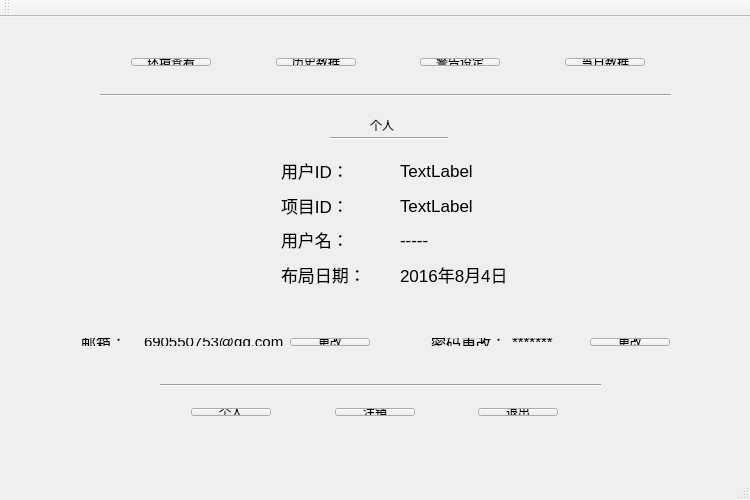
<?xml version="1.0" encoding="UTF-8"?>
<ui version="4.0">
 <class>MainWindow</class>
 <widget class="QMainWindow" name="MainWindow">
  <property name="geometry">
   <rect>
    <x>0</x>
    <y>0</y>
    <width>750</width>
    <height>500</height>
   </rect>
  </property>
  <property name="windowTitle">
   <string>MainWindow</string>
  </property>
  <widget class="QWidget" name="centralWidget">
   <widget class="Line" name="line">
    <property name="geometry">
     <rect>
      <x>100</x>
      <y>70</y>
      <width>571</width>
      <height>16</height>
     </rect>
    </property>
    <property name="orientation">
     <enum>Qt::Horizontal</enum>
    </property>
   </widget>
   <widget class="QStackedWidget" name="stackedWidget">
    <property name="geometry">
     <rect>
      <x>40</x>
      <y>90</y>
      <width>671</width>
      <height>271</height>
     </rect>
    </property>
    <property name="currentIndex">
     <number>4</number>
    </property>
    <widget class="QWidget" name="page">
     <widget class="QLabel" name="label">
      <property name="geometry">
       <rect>
        <x>320</x>
        <y>10</y>
        <width>61</width>
        <height>16</height>
       </rect>
      </property>
      <property name="text">
       <string>环境查看</string>
      </property>
     </widget>
     <widget class="Line" name="line_2">
      <property name="geometry">
       <rect>
        <x>290</x>
        <y>30</y>
        <width>118</width>
        <height>3</height>
       </rect>
      </property>
      <property name="orientation">
       <enum>Qt::Horizontal</enum>
      </property>
     </widget>
     <widget class="QWidget" name="layoutWidget">
      <property name="geometry">
       <rect>
        <x>80</x>
        <y>140</y>
        <width>531</width>
        <height>22</height>
       </rect>
      </property>
      <layout class="QHBoxLayout" name="horizontalLayout_6">
       <item>
        <layout class="QHBoxLayout" name="horizontalLayout_3">
         <item>
          <widget class="QLabel" name="label_4">
           <property name="text">
            <string>湿度：</string>
           </property>
          </widget>
         </item>
         <item>
          <widget class="QLabel" name="label_7">
           <property name="text">
            <string>-----</string>
           </property>
          </widget>
         </item>
        </layout>
       </item>
       <item>
        <spacer name="horizontalSpacer_6">
         <property name="orientation">
          <enum>Qt::Horizontal</enum>
         </property>
         <property name="sizeHint" stdset="0">
          <size>
           <width>40</width>
           <height>20</height>
          </size>
         </property>
        </spacer>
       </item>
       <item>
        <layout class="QHBoxLayout" name="horizontalLayout_5">
         <item>
          <widget class="QLabel" name="label_10">
           <property name="text">
            <string>烟雾浓度：</string>
           </property>
          </widget>
         </item>
         <item>
          <widget class="QLabel" name="label_11">
           <property name="text">
            <string>-----</string>
           </property>
          </widget>
         </item>
        </layout>
       </item>
       <item>
        <spacer name="horizontalSpacer_7">
         <property name="orientation">
          <enum>Qt::Horizontal</enum>
         </property>
         <property name="sizeHint" stdset="0">
          <size>
           <width>40</width>
           <height>20</height>
          </size>
         </property>
        </spacer>
       </item>
       <item>
        <layout class="QHBoxLayout" name="horizontalLayout_4">
         <item>
          <widget class="QLabel" name="label_5">
           <property name="text">
            <string>空气质量：</string>
           </property>
          </widget>
         </item>
         <item>
          <widget class="QLabel" name="label_9">
           <property name="text">
            <string>-----</string>
           </property>
          </widget>
         </item>
        </layout>
       </item>
      </layout>
     </widget>
     <widget class="QWidget" name="layoutWidget">
      <property name="geometry">
       <rect>
        <x>120</x>
        <y>80</y>
        <width>471</width>
        <height>27</height>
       </rect>
      </property>
      <layout class="QHBoxLayout" name="horizontalLayout_9">
       <item>
        <layout class="QHBoxLayout" name="horizontalLayout_7">
         <item>
          <widget class="QLabel" name="label_2">
           <property name="font">
            <font>
             <pointsize>14</pointsize>
            </font>
           </property>
           <property name="text">
            <string>温度：</string>
           </property>
          </widget>
         </item>
         <item>
          <widget class="QLabel" name="Temlabel">
           <property name="font">
            <font>
             <pointsize>14</pointsize>
            </font>
           </property>
           <property name="text">
            <string>----------</string>
           </property>
          </widget>
         </item>
        </layout>
       </item>
       <item>
        <spacer name="horizontalSpacer_8">
         <property name="orientation">
          <enum>Qt::Horizontal</enum>
         </property>
         <property name="sizeHint" stdset="0">
          <size>
           <width>40</width>
           <height>20</height>
          </size>
         </property>
        </spacer>
       </item>
       <item>
        <layout class="QHBoxLayout" name="horizontalLayout_8">
         <item>
          <widget class="QLabel" name="label_3">
           <property name="font">
            <font>
             <pointsize>14</pointsize>
            </font>
           </property>
           <property name="text">
            <string>亮度：</string>
           </property>
          </widget>
         </item>
         <item>
          <widget class="QLabel" name="Lightlabel">
           <property name="font">
            <font>
             <pointsize>14</pointsize>
            </font>
           </property>
           <property name="text">
            <string>-----------</string>
           </property>
          </widget>
         </item>
        </layout>
       </item>
      </layout>
     </widget>
     <widget class="Line" name="line_8">
      <property name="geometry">
       <rect>
        <x>200</x>
        <y>200</y>
        <width>311</width>
        <height>20</height>
       </rect>
      </property>
      <property name="orientation">
       <enum>Qt::Horizontal</enum>
      </property>
     </widget>
     <widget class="QWidget" name="layoutWidget">
      <property name="geometry">
       <rect>
        <x>200</x>
        <y>230</y>
        <width>311</width>
        <height>25</height>
       </rect>
      </property>
      <layout class="QHBoxLayout" name="horizontalLayout_24">
       <item>
        <widget class="QLabel" name="label_30">
         <property name="font">
          <font>
           <pointsize>14</pointsize>
          </font>
         </property>
         <property name="text">
          <string>时间：</string>
         </property>
        </widget>
       </item>
       <item>
        <widget class="QLabel" name="Use_Time">
         <property name="font">
          <font>
           <pointsize>14</pointsize>
          </font>
         </property>
         <property name="text">
          <string>2018-01-01 09:53:45</string>
         </property>
        </widget>
       </item>
      </layout>
     </widget>
     <zorder>layoutWidget</zorder>
     <zorder>layoutWidget</zorder>
     <zorder>layoutWidget</zorder>
     <zorder>label</zorder>
     <zorder>line_2</zorder>
     <zorder>line_8</zorder>
    </widget>
    <widget class="QWidget" name="page_3">
     <widget class="QLabel" name="label_6">
      <property name="geometry">
       <rect>
        <x>320</x>
        <y>10</y>
        <width>61</width>
        <height>16</height>
       </rect>
      </property>
      <property name="text">
       <string>历史数据</string>
      </property>
     </widget>
     <widget class="Line" name="line_3">
      <property name="geometry">
       <rect>
        <x>290</x>
        <y>30</y>
        <width>118</width>
        <height>3</height>
       </rect>
      </property>
      <property name="orientation">
       <enum>Qt::Horizontal</enum>
      </property>
     </widget>
     <widget class="QTableView" name="History_tableView">
      <property name="geometry">
       <rect>
        <x>50</x>
        <y>40</y>
        <width>591</width>
        <height>231</height>
       </rect>
      </property>
     </widget>
    </widget>
    <widget class="QWidget" name="page_4">
     <widget class="QLabel" name="label_8">
      <property name="geometry">
       <rect>
        <x>320</x>
        <y>10</y>
        <width>61</width>
        <height>16</height>
       </rect>
      </property>
      <property name="text">
       <string>警告设定</string>
      </property>
     </widget>
     <widget class="Line" name="line_4">
      <property name="geometry">
       <rect>
        <x>290</x>
        <y>30</y>
        <width>118</width>
        <height>3</height>
       </rect>
      </property>
      <property name="orientation">
       <enum>Qt::Horizontal</enum>
      </property>
     </widget>
     <widget class="QLabel" name="Tem_UpDown_label">
      <property name="geometry">
       <rect>
        <x>120</x>
        <y>110</y>
        <width>191</width>
        <height>16</height>
       </rect>
      </property>
      <property name="text">
       <string>参考值：10.00&lt;=T&lt;=35.00</string>
      </property>
     </widget>
     <widget class="QLabel" name="Light_UpDown_label">
      <property name="geometry">
       <rect>
        <x>361</x>
        <y>110</y>
        <width>201</width>
        <height>20</height>
       </rect>
      </property>
      <property name="text">
       <string>参考值：98.00&lt;=T&lt;=450.00</string>
      </property>
     </widget>
     <widget class="QLabel" name="label_20">
      <property name="geometry">
       <rect>
        <x>121</x>
        <y>220</y>
        <width>191</width>
        <height>20</height>
       </rect>
      </property>
      <property name="text">
       <string>参考值：----</string>
      </property>
     </widget>
     <widget class="QLabel" name="label_21">
      <property name="geometry">
       <rect>
        <x>360</x>
        <y>220</y>
        <width>191</width>
        <height>20</height>
       </rect>
      </property>
      <property name="text">
       <string>参考值：----</string>
      </property>
     </widget>
     <widget class="QWidget" name="layoutWidget">
      <property name="geometry">
       <rect>
        <x>120</x>
        <y>160</y>
        <width>191</width>
        <height>55</height>
       </rect>
      </property>
      <layout class="QVBoxLayout" name="verticalLayout">
       <item>
        <layout class="QHBoxLayout" name="horizontalLayout_16">
         <item>
          <widget class="QLabel" name="label_17">
           <property name="text">
            <string>湿度上限：</string>
           </property>
          </widget>
         </item>
         <item>
          <widget class="QLineEdit" name="Use_ShiUpLine">
           <property name="dragEnabled">
            <bool>false</bool>
           </property>
           <property name="readOnly">
            <bool>true</bool>
           </property>
          </widget>
         </item>
        </layout>
       </item>
       <item>
        <layout class="QHBoxLayout" name="horizontalLayout_17">
         <item>
          <widget class="QLabel" name="label_16">
           <property name="text">
            <string>湿度下限：</string>
           </property>
          </widget>
         </item>
         <item>
          <widget class="QLineEdit" name="Use_ShiDownLine">
           <property name="readOnly">
            <bool>true</bool>
           </property>
          </widget>
         </item>
        </layout>
       </item>
      </layout>
     </widget>
     <widget class="QWidget" name="layoutWidget">
      <property name="geometry">
       <rect>
        <x>120</x>
        <y>50</y>
        <width>191</width>
        <height>55</height>
       </rect>
      </property>
      <layout class="QVBoxLayout" name="verticalLayout_2">
       <item>
        <layout class="QHBoxLayout" name="horizontalLayout_10">
         <item>
          <widget class="QLabel" name="label_12">
           <property name="text">
            <string>温度上限：</string>
           </property>
          </widget>
         </item>
         <item>
          <widget class="QLineEdit" name="Use_TemUpLine"/>
         </item>
        </layout>
       </item>
       <item>
        <layout class="QHBoxLayout" name="horizontalLayout_11">
         <item>
          <widget class="QLabel" name="label_13">
           <property name="text">
            <string>温度下限：</string>
           </property>
          </widget>
         </item>
         <item>
          <widget class="QLineEdit" name="Use_TemDownLine"/>
         </item>
        </layout>
       </item>
      </layout>
     </widget>
     <widget class="QWidget" name="layoutWidget">
      <property name="geometry">
       <rect>
        <x>360</x>
        <y>50</y>
        <width>201</width>
        <height>55</height>
       </rect>
      </property>
      <layout class="QVBoxLayout" name="verticalLayout_3">
       <item>
        <layout class="QHBoxLayout" name="horizontalLayout_12">
         <item>
          <widget class="QLabel" name="label_14">
           <property name="text">
            <string>亮度上限：</string>
           </property>
          </widget>
         </item>
         <item>
          <widget class="QLineEdit" name="Use_LigUpLine"/>
         </item>
        </layout>
       </item>
       <item>
        <layout class="QHBoxLayout" name="horizontalLayout_13">
         <item>
          <widget class="QLabel" name="label_15">
           <property name="text">
            <string>亮度下限：</string>
           </property>
          </widget>
         </item>
         <item>
          <widget class="QLineEdit" name="Use_LigDownLine"/>
         </item>
        </layout>
       </item>
      </layout>
     </widget>
     <widget class="QWidget" name="layoutWidget">
      <property name="geometry">
       <rect>
        <x>360</x>
        <y>160</y>
        <width>201</width>
        <height>55</height>
       </rect>
      </property>
      <layout class="QVBoxLayout" name="verticalLayout_4">
       <item>
        <layout class="QHBoxLayout" name="horizontalLayout_14">
         <item>
          <widget class="QLabel" name="label_18">
           <property name="text">
            <string>空气质量上限：</string>
           </property>
          </widget>
         </item>
         <item>
          <widget class="QLineEdit" name="Use_SkyUpLine">
           <property name="readOnly">
            <bool>true</bool>
           </property>
          </widget>
         </item>
        </layout>
       </item>
       <item>
        <layout class="QHBoxLayout" name="horizontalLayout_15">
         <item>
          <widget class="QLabel" name="label_19">
           <property name="text">
            <string>空气质量下限：</string>
           </property>
          </widget>
         </item>
         <item>
          <widget class="QLineEdit" name="Use_SkyDownLine">
           <property name="readOnly">
            <bool>true</bool>
           </property>
          </widget>
         </item>
        </layout>
       </item>
      </layout>
     </widget>
     <widget class="QPushButton" name="pushButton_3">
      <property name="geometry">
       <rect>
        <x>220</x>
        <y>240</y>
        <width>93</width>
        <height>28</height>
       </rect>
      </property>
      <property name="text">
       <string>确定</string>
      </property>
     </widget>
     <widget class="QPushButton" name="pushButton_4">
      <property name="geometry">
       <rect>
        <x>360</x>
        <y>240</y>
        <width>93</width>
        <height>28</height>
       </rect>
      </property>
      <property name="text">
       <string>清空</string>
      </property>
     </widget>
    </widget>
    <widget class="QWidget" name="page_5">
     <widget class="QLabel" name="label_22">
      <property name="geometry">
       <rect>
        <x>320</x>
        <y>10</y>
        <width>61</width>
        <height>16</height>
       </rect>
      </property>
      <property name="text">
       <string>当日数据</string>
      </property>
     </widget>
     <widget class="Line" name="line_5">
      <property name="geometry">
       <rect>
        <x>290</x>
        <y>30</y>
        <width>118</width>
        <height>3</height>
       </rect>
      </property>
      <property name="orientation">
       <enum>Qt::Horizontal</enum>
      </property>
     </widget>
     <widget class="QTableView" name="Use_TodaytableView">
      <property name="geometry">
       <rect>
        <x>50</x>
        <y>40</y>
        <width>591</width>
        <height>231</height>
       </rect>
      </property>
     </widget>
    </widget>
    <widget class="QWidget" name="page_6">
     <widget class="QLabel" name="label_23">
      <property name="geometry">
       <rect>
        <x>330</x>
        <y>10</y>
        <width>31</width>
        <height>16</height>
       </rect>
      </property>
      <property name="text">
       <string>个人</string>
      </property>
     </widget>
     <widget class="Line" name="line_6">
      <property name="geometry">
       <rect>
        <x>290</x>
        <y>30</y>
        <width>118</width>
        <height>3</height>
       </rect>
      </property>
      <property name="orientation">
       <enum>Qt::Horizontal</enum>
      </property>
     </widget>
     <widget class="QWidget" name="layoutWidget">
      <property name="geometry">
       <rect>
        <x>380</x>
        <y>220</y>
        <width>261</width>
        <height>30</height>
       </rect>
      </property>
      <layout class="QHBoxLayout" name="horizontalLayout_23">
       <item>
        <widget class="QLabel" name="label_29">
         <property name="font">
          <font>
           <pointsize>11</pointsize>
          </font>
         </property>
         <property name="text">
          <string>密码更改：</string>
         </property>
        </widget>
       </item>
       <item>
        <widget class="QLabel" name="label_35">
         <property name="font">
          <font>
           <pointsize>11</pointsize>
          </font>
         </property>
         <property name="text">
          <string>*******</string>
         </property>
        </widget>
       </item>
       <item>
        <widget class="QPushButton" name="pushButton_2">
         <property name="text">
          <string>更改</string>
         </property>
        </widget>
       </item>
      </layout>
     </widget>
     <widget class="QWidget" name="layoutWidget">
      <property name="geometry">
       <rect>
        <x>30</x>
        <y>220</y>
        <width>311</width>
        <height>30</height>
       </rect>
      </property>
      <layout class="QHBoxLayout" name="horizontalLayout_19">
       <item>
        <widget class="QLabel" name="label_25">
         <property name="font">
          <font>
           <pointsize>11</pointsize>
          </font>
         </property>
         <property name="text">
          <string>邮箱：</string>
         </property>
        </widget>
       </item>
       <item>
        <widget class="QLabel" name="label_31">
         <property name="font">
          <font>
           <pointsize>11</pointsize>
          </font>
         </property>
         <property name="text">
          <string>690550753@qq.com</string>
         </property>
        </widget>
       </item>
       <item>
        <widget class="QPushButton" name="pushButton">
         <property name="text">
          <string>更改</string>
         </property>
        </widget>
       </item>
      </layout>
     </widget>
     <widget class="QWidget" name="">
      <property name="geometry">
       <rect>
        <x>230</x>
        <y>40</y>
        <width>253</width>
        <height>151</height>
       </rect>
      </property>
      <layout class="QVBoxLayout" name="verticalLayout_5">
       <item>
        <layout class="QHBoxLayout" name="horizontalLayout_18">
         <item>
          <widget class="QLabel" name="label_24">
           <property name="font">
            <font>
             <pointsize>13</pointsize>
            </font>
           </property>
           <property name="text">
            <string>用户ID：</string>
           </property>
          </widget>
         </item>
         <item>
          <widget class="QLabel" name="Use_ID">
           <property name="font">
            <font>
             <pointsize>13</pointsize>
            </font>
           </property>
           <property name="text">
            <string>TextLabel</string>
           </property>
          </widget>
         </item>
        </layout>
       </item>
       <item>
        <spacer name="verticalSpacer">
         <property name="orientation">
          <enum>Qt::Vertical</enum>
         </property>
         <property name="sizeHint" stdset="0">
          <size>
           <width>20</width>
           <height>40</height>
          </size>
         </property>
        </spacer>
       </item>
       <item>
        <layout class="QHBoxLayout" name="horizontalLayout_20">
         <item>
          <widget class="QLabel" name="label_26">
           <property name="font">
            <font>
             <pointsize>13</pointsize>
            </font>
           </property>
           <property name="text">
            <string>项目ID：</string>
           </property>
          </widget>
         </item>
         <item>
          <widget class="QLabel" name="Use_ProID">
           <property name="font">
            <font>
             <pointsize>13</pointsize>
            </font>
           </property>
           <property name="text">
            <string>TextLabel</string>
           </property>
          </widget>
         </item>
        </layout>
       </item>
       <item>
        <spacer name="verticalSpacer_2">
         <property name="orientation">
          <enum>Qt::Vertical</enum>
         </property>
         <property name="sizeHint" stdset="0">
          <size>
           <width>20</width>
           <height>40</height>
          </size>
         </property>
        </spacer>
       </item>
       <item>
        <layout class="QHBoxLayout" name="horizontalLayout_22">
         <item>
          <widget class="QLabel" name="label_28">
           <property name="font">
            <font>
             <pointsize>13</pointsize>
            </font>
           </property>
           <property name="text">
            <string>用户名：</string>
           </property>
          </widget>
         </item>
         <item>
          <widget class="QLabel" name="Use_UesName">
           <property name="font">
            <font>
             <pointsize>13</pointsize>
            </font>
           </property>
           <property name="text">
            <string>-----</string>
           </property>
          </widget>
         </item>
        </layout>
       </item>
       <item>
        <spacer name="verticalSpacer_3">
         <property name="orientation">
          <enum>Qt::Vertical</enum>
         </property>
         <property name="sizeHint" stdset="0">
          <size>
           <width>20</width>
           <height>40</height>
          </size>
         </property>
        </spacer>
       </item>
       <item>
        <layout class="QHBoxLayout" name="horizontalLayout_21">
         <item>
          <widget class="QLabel" name="label_27">
           <property name="font">
            <font>
             <pointsize>13</pointsize>
            </font>
           </property>
           <property name="text">
            <string>布局日期：</string>
           </property>
          </widget>
         </item>
         <item>
          <widget class="QLabel" name="Use_ProDate">
           <property name="font">
            <font>
             <pointsize>13</pointsize>
            </font>
           </property>
           <property name="text">
            <string>2016年8月4日</string>
           </property>
          </widget>
         </item>
        </layout>
       </item>
      </layout>
     </widget>
     <zorder>layoutWidget</zorder>
     <zorder>layoutWidget</zorder>
     <zorder>layoutWidget</zorder>
     <zorder>layoutWidget</zorder>
     <zorder>layoutWidget</zorder>
     <zorder>layoutWidget</zorder>
     <zorder>label_23</zorder>
     <zorder>line_6</zorder>
     <zorder>verticalSpacer</zorder>
     <zorder>verticalSpacer_2</zorder>
     <zorder>verticalSpacer_3</zorder>
    </widget>
    <widget class="QWidget" name="page_2"/>
   </widget>
   <widget class="QWidget" name="layoutWidget">
    <property name="geometry">
     <rect>
      <x>120</x>
      <y>30</y>
      <width>536</width>
      <height>30</height>
     </rect>
    </property>
    <layout class="QHBoxLayout" name="horizontalLayout">
     <item>
      <widget class="QPushButton" name="Use_Check">
       <property name="text">
        <string>环境查看</string>
       </property>
      </widget>
     </item>
     <item>
      <spacer name="horizontalSpacer">
       <property name="orientation">
        <enum>Qt::Horizontal</enum>
       </property>
       <property name="sizeHint" stdset="0">
        <size>
         <width>40</width>
         <height>20</height>
        </size>
       </property>
      </spacer>
     </item>
     <item>
      <widget class="QPushButton" name="Use_History">
       <property name="text">
        <string>历史数据</string>
       </property>
      </widget>
     </item>
     <item>
      <spacer name="horizontalSpacer_2">
       <property name="orientation">
        <enum>Qt::Horizontal</enum>
       </property>
       <property name="sizeHint" stdset="0">
        <size>
         <width>40</width>
         <height>20</height>
        </size>
       </property>
      </spacer>
     </item>
     <item>
      <widget class="QPushButton" name="Use_Warnning">
       <property name="text">
        <string>警告设定</string>
       </property>
      </widget>
     </item>
     <item>
      <spacer name="horizontalSpacer_3">
       <property name="orientation">
        <enum>Qt::Horizontal</enum>
       </property>
       <property name="sizeHint" stdset="0">
        <size>
         <width>40</width>
         <height>20</height>
        </size>
       </property>
      </spacer>
     </item>
     <item>
      <widget class="QPushButton" name="Use_TodayData">
       <property name="text">
        <string>当日数据</string>
       </property>
      </widget>
     </item>
    </layout>
   </widget>
   <widget class="QWidget" name="layoutWidget">
    <property name="geometry">
     <rect>
      <x>180</x>
      <y>380</y>
      <width>389</width>
      <height>30</height>
     </rect>
    </property>
    <layout class="QHBoxLayout" name="horizontalLayout_2">
     <item>
      <widget class="QPushButton" name="Use_mySelf">
       <property name="text">
        <string>个人</string>
       </property>
      </widget>
     </item>
     <item>
      <spacer name="horizontalSpacer_4">
       <property name="orientation">
        <enum>Qt::Horizontal</enum>
       </property>
       <property name="sizeHint" stdset="0">
        <size>
         <width>40</width>
         <height>20</height>
        </size>
       </property>
      </spacer>
     </item>
     <item>
      <widget class="QPushButton" name="Use_Return">
       <property name="text">
        <string>注销</string>
       </property>
      </widget>
     </item>
     <item>
      <spacer name="horizontalSpacer_5">
       <property name="orientation">
        <enum>Qt::Horizontal</enum>
       </property>
       <property name="sizeHint" stdset="0">
        <size>
         <width>40</width>
         <height>20</height>
        </size>
       </property>
      </spacer>
     </item>
     <item>
      <widget class="QPushButton" name="Use_Exit">
       <property name="text">
        <string>退出</string>
       </property>
      </widget>
     </item>
    </layout>
   </widget>
   <widget class="Line" name="line_7">
    <property name="geometry">
     <rect>
      <x>160</x>
      <y>360</y>
      <width>441</width>
      <height>16</height>
     </rect>
    </property>
    <property name="orientation">
     <enum>Qt::Horizontal</enum>
    </property>
   </widget>
  </widget>
  <widget class="QMenuBar" name="menuBar">
   <property name="geometry">
    <rect>
     <x>0</x>
     <y>0</y>
     <width>750</width>
     <height>26</height>
    </rect>
   </property>
  </widget>
  <widget class="QToolBar" name="mainToolBar">
   <attribute name="toolBarArea">
    <enum>TopToolBarArea</enum>
   </attribute>
   <attribute name="toolBarBreak">
    <bool>false</bool>
   </attribute>
  </widget>
  <widget class="QStatusBar" name="statusBar"/>
 </widget>
 <layoutdefault spacing="6" margin="11"/>
 <resources/>
 <connections/>
</ui>
